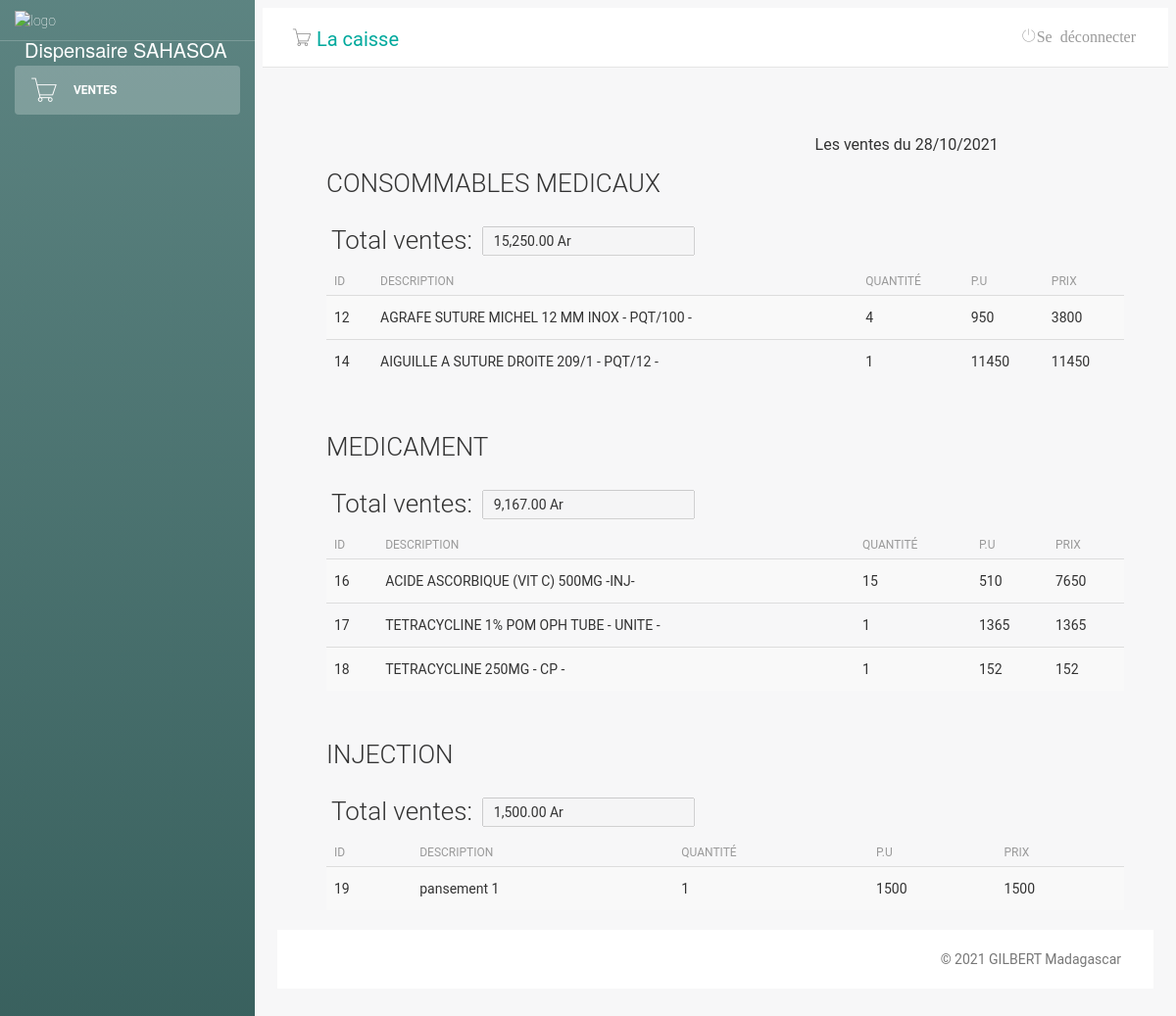
Page /sales-details.php on the committed database.
### tables this page shows
CREATE TABLE "tb_produit_vendu" (
	"id"	INTEGER,
	"numero"	int(11) NOT NULL,
	"codebare"	TEXT,
	"nom"	varchar(255),
	"quant"	int(11),
	"valeur"	NUMERIC,
	"date"	date,
	"benefice"	NUMERIC,
	"type"	TEXT,
	PRIMARY KEY("id" AUTOINCREMENT)
);

### sales-details.php (the view, shortened to what this page needs)
<?php
include('classes/Mysql.php');
$date = date('m/d/y');
$date2 = date_parse("$date");
$jour = $date2['day'];
$mois = $date2['month'];
$annee = $date2['year'];
?>
<!doctype html>
<html lang="pt-br">
<head>
    <link href="css/bootstrap.min.css" rel="stylesheet" />
    <link href="css/animate.min.css" rel="stylesheet" />
    <link href="css/light-bootstrap-dashboard.css?v=1.4.0" rel="stylesheet" />
    <link href="css/demo.css" rel="stylesheet" />
    <link href="css/style.css" rel="stylesheet">
    <link href="css/font-awesome.min.css" rel="stylesheet">
    <link href='css/css' rel='stylesheet' type='text/css'>
    <link href="css/pe-icon-7-stroke.css" rel="stylesheet" />
</head>
<body>
    <div class="wrapper">
        <div class="sidebar" data-image="img/aa.jpg" style="background-color: #00ffee;">
            <div class="sidebar-wrapper">
                <div class="logo">
                    <img src="img/farmacia-logo.png" alt="logo" width="60px">
                    <p>Dispensaire SAHASOA</p>
                </div>
                <ul class="nav">
                    <li class="active">
                        <a href="sales.php">
                            <i class="pe-7s-cart"></i>
                            <p>Ventes</p>
                        </a>
                    </li>
                </ul>
            </div>
        </div>
        <div class="main-panel">
            <nav class="navbar navbar-default navbar-fixed">
                <div class="container-fluid">
                    <div class="navbar-header">
                        <div class="navbar-brand"> <i class="pe-7s-cart"></i> <a href="caisse/index.php" style="color: #00a99d;text-decoration: none;">La caisse</a></div>
                    </div>
                    <div class="collapse navbar-collapse">
                        <ul class="nav navbar-nav navbar-right">
                            <li>
                                <a href="logout.php">
                                    <i class="pe-7s-power">Se déconnecter</i>
                                </a>
                            </li>
                        </ul>
                    </div>
                </div>
            </nav>
            <div class="content">
                <div class="container-fluid">
                    <div class="row">
                        <div class="lista-cliente">
                            <div class="col-sm-7"></div>
                                <div class="col-sm-5">
                                    <h5>Les ventes du <?= $jour . "/" . $mois . "/" . $annee ?></h5>
                                </div>
                            <?php
                            $sql = $db->prepare("SELECT type FROM `tb_produit_vendu` WHERE date = '$date'");
                            $sql->execute();
                            $reg = $sql->fetchAll();
                            $reg = array_unique(array_column($reg, 'type'));
                            foreach ($reg as $value2) {
                                $types = strtoupper($value2);
                           echo "<h4>$types</h4>";
                            $sql = $db->prepare("SELECT * FROM `tb_produit_vendu` WHERE date = '$date' AND type = '$value2'");
                            $sql->execute();
                            $totals = $sql->fetchAll();
                            $total = 0;
                            $totalQuant = array_column($totals, 'quant');
                            $totalnbr = count(array_column($totals, 'quant'));
                            $totalPrice = array_column($totals, 'valeur');
                            for ($i = 0; $i < $totalnbr; $i++) {
                                $total2 = intval($totalQuant[$i]) * intval($totalPrice[$i]);
                                $total = $total + $total2;
                            }
                            $sql = $db->prepare("SELECT * FROM `tb_produit_vendu` WHERE date = '$date' AND type = '$value2'");
                            $sql->execute();
                            $produtos = $sql->fetchAll();
                            ?>
                            <div class="row">
                                <table style="position: absolute; margin-left:20px;">
                                    <td>
                                        <h4 id="total1">Total ventes:</h4>
                                    </td>
                                    <td><input type="text" name="total" value="<?= number_format($total, 2) . ' Ar'; ?>" disabled id="total"></td>
                                </table>
                            </div>
                            <div id="list" class="row">
                                <div class="table-responsive col-md-12">
                                    <table class="table table-striped" cellspacing="0" cellpadding="0">
                                        <thead>
                                            <tr>
                                                <th>ID</th>
                                                <th>Description</th>
                                                <th>Quantité</th>
                                                <th>p.u</th>
                                                <th>prix</th>
                                            </tr>
                                        </thead>
                                        <tbody>
                                            <tr>
                                                <?php foreach ($produtos as $value) : ?>
                                                    <td><?php echo $value['id'] ?></td>
                                                    <td><?php echo $value['nom'] ?></td>
                                                    <td><?php echo $value['quant'] ?></td>
                                                    <td><?php echo $value['valeur'] ?></td>
                                                    <td><?php echo ($value['valeur'] * $value['quant']) ?></td>
                                            </tr>
                                        <?php
                                                endforeach;
                                        ?>
                                        </tbody>
                                    </table>
                                </div>
                            </div>
                            <?php
                            }
                            ?>
                        </div>
                    </div>
                </div>
                <footer class="footer">
                    <div class="container-fluid">
                        <p class="copyright pull-right">
                            &copy;
                            GILBERT Madagascar
                        </p>
                    </div>
                </footer>
            </div>
        </div>
</body>
</html>

### css/style.css (style rules this page uses)
.lista-cliente { margin-left: 50px; }
.lista-cliente h4 { font-size: 26px; padding-right: 10px; }

### sales-details.php (style rules this page uses)
#total { height: 30px; padding: 10px; }
#total1 { margin-top: 13px; }
#list { margin-top: 50px; }

### rows in the picture
tb_produit_vendu: id "12", nom "AGRAFE SUTURE MICHEL 12 MM INOX - PQT/100 -", quant "4", valeur "950", $value['valeur'] * $value['quant'] "3800"
tb_produit_vendu: id "14", nom "AIGUILLE A SUTURE DROITE 209/1 - PQT/12 -", quant "1", valeur "11450", $value['valeur']*$value['quant'] "11450"
tb_produit_vendu: id "16", nom "ACIDE ASCORBIQUE (VIT C) 500MG -INJ-", quant "15", valeur "510", $value['valeur'] * $value['quant'] "7650"
tb_produit_vendu: id "17", nom "TETRACYCLINE 1% POM OPH TUBE - UNITE -", quant "1", valeur "1365", $value['valeur']*$value['quant'] "1365"
tb_produit_vendu: id "18", nom "TETRACYCLINE 250MG - CP -", quant "1", valeur "152", $value['valeur']*$value['quant'] "152"
tb_produit_vendu: id "19", nom "pansement 1", quant "1", valeur "1500", $value['valeur']*$value['quant'] "1500"

### other values in the picture
$jour "28"
$mois "10"
$annee "2021"
$types "CONSOMMABLES MEDICAUX"
$types "MEDICAMENT"
$types "INJECTION"
